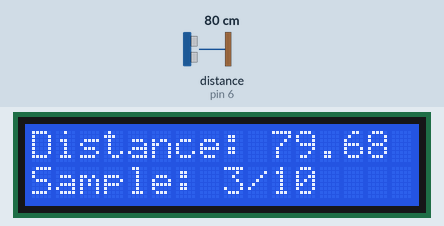
A sketch run on a simulated Arduino Uno, built with avr-gcc and run on an emulated ATmega328P. Parts: 16×2 character LCD. Wiring (inferred from the names in the program): ultrasonic range finder: trigger pin 7; echo pin 6. The test bench sets the inputs (shaded band); at power-on: distance to the obstacle (sensor on pin 6) 80 cm. The echo pulse lasts 58.3 µs per cm; what the sketch prints to the serial monitor is not drawn.

Above: at 3.2 s.
3.3 s: distance to the obstacle (sensor on pin 6) set to 2 cm
At 4.0 s:
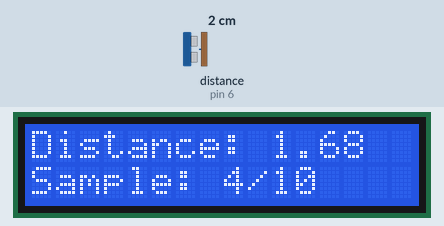
5.6 s: distance to the obstacle (sensor on pin 6) set to 4 cm
At 8.3 s:
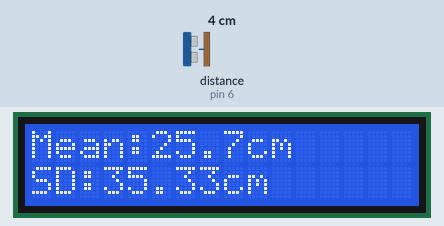
Timing chart, 0 to 9.8 s (numbered marks = the images above; inputs shaded):
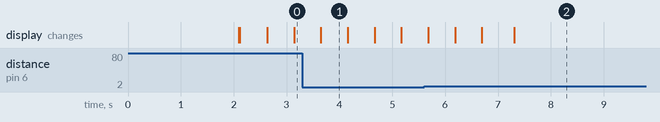

The sketch:

calibration.ino
```cpp
/*
 * Calibration Code for Speed Measurement System
 *
 * This code is used to calibrate the ultrasonic sensor and verify
 * the accuracy of distance and speed measurements.
 *
 * Author: Adeniran Precious Adebayo
 * University: University of Abuja
 */

#include <LiquidCrystal.h>

// Pin Definitions
#define TRIG_PIN 7
#define ECHO_PIN 6

// LCD Pins
LiquidCrystal lcd(12, 11, 5, 4, 3, 2);

// Calibration variables
const int NUM_SAMPLES = 10;
float distances[NUM_SAMPLES];
int sample_count = 0;

void setup() {
  Serial.begin(9600);
  lcd.begin(16, 2);

  pinMode(TRIG_PIN, OUTPUT);
  pinMode(ECHO_PIN, INPUT);

  lcd.print("Calibration Mode");
  delay(2000);
  lcd.clear();

  Serial.println("=== ULTRASONIC SENSOR CALIBRATION ===");
  Serial.println("Place object at known distances and record readings");
  Serial.println();
}

void loop() {
  float distance = measureDistance();

  if (distance > 0 && distance < 400) {
    // Store sample
    if (sample_count < NUM_SAMPLES) {
      distances[sample_count] = distance;
      sample_count++;
    } else {
      // Calculate statistics
      calculateStatistics();
      sample_count = 0; // Reset for next batch
    }

    // Display on LCD
    lcd.clear();
    lcd.setCursor(0, 0);
    lcd.print("Distance: ");
    lcd.print(distance, 2);
    lcd.setCursor(0, 1);
    lcd.print("Sample: ");
    lcd.print(sample_count);
    lcd.print("/");
    lcd.print(NUM_SAMPLES);

    // Display on Serial
    Serial.print("Sample ");
    Serial.print(sample_count);
    Serial.print(": ");
    Serial.print(distance);
    Serial.println(" cm");
  }

  delay(500);
}

float measureDistance() {
  digitalWrite(TRIG_PIN, LOW);
  delayMicroseconds(2);

  digitalWrite(TRIG_PIN, HIGH);
  delayMicroseconds(10);
  digitalWrite(TRIG_PIN, LOW);

  float duration = pulseIn(ECHO_PIN, HIGH);
  float distance = (duration * 0.0343) / 2;

  return distance;
}

void calculateStatistics() {
  float sum = 0;
  float mean = 0;
  float variance = 0;
  float std_dev = 0;
  float min_dist = distances[0];
  float max_dist = distances[0];

  // Calculate mean
  for (int i = 0; i < NUM_SAMPLES; i++) {
    sum += distances[i];
    if (distances[i] < min_dist) min_dist = distances[i];
    if (distances[i] > max_dist) max_dist = distances[i];
  }
  mean = sum / NUM_SAMPLES;

  // Calculate variance and standard deviation
  for (int i = 0; i < NUM_SAMPLES; i++) {
    variance += pow(distances[i] - mean, 2);
  }
  variance = variance / NUM_SAMPLES;
  std_dev = sqrt(variance);

  // Display results
  Serial.println("\n=== STATISTICS ===");
  Serial.print("Mean: ");
  Serial.print(mean, 2);
  Serial.println(" cm");

  Serial.print("Min: ");
  Serial.print(min_dist, 2);
  Serial.println(" cm");

  Serial.print("Max: ");
  Serial.print(max_dist, 2);
  Serial.println(" cm");

  Serial.print("Range: ");
  Serial.print(max_dist - min_dist, 2);
  Serial.println(" cm");

  Serial.print("Standard Deviation: ");
  Serial.print(std_dev, 2);
  Serial.println(" cm");

  Serial.print("Variance: ");
  Serial.print(variance, 2);
  Serial.println(" cm²");

  Serial.println("\nPress any key to continue...\n");

  // Display on LCD
  lcd.clear();
  lcd.setCursor(0, 0);
  lcd.print("Mean:");
  lcd.print(mean, 1);
  lcd.print("cm");
  lcd.setCursor(0, 1);
  lcd.print("SD:");
  lcd.print(std_dev, 2);
  lcd.print("cm");

  delay(5000);
}
```

Measured:
- what the display in image 1 shows lasts 0.6 s, from 3.6 s to 4.2 s
